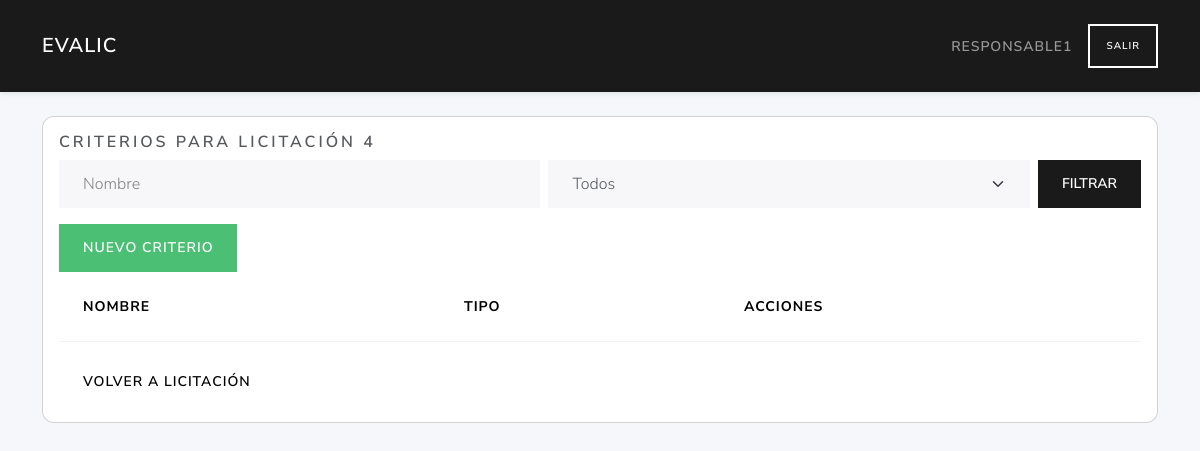
Before: /criterios/4 (signed in) with the older database file.
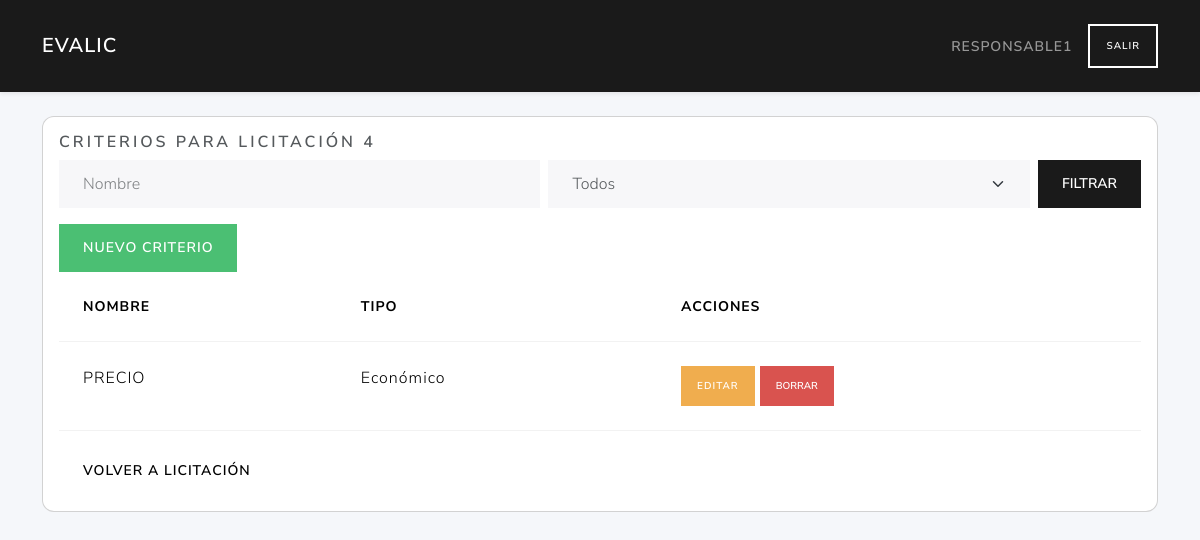
After: the same page with the newer database file.
### tables this page shows
CREATE TABLE criterios (
        id  INTEGER PRIMARY KEY AUTOINCREMENT,
        NombreCriterio TEXT NOT NULL,
        descripcion TEXT,
        peso INTEGER,
        PrecioBase INTEGER,
        PuntuacionMaxima INTEGER,                          
        tipocriterio_id INTEGER NOT NULL,
        licitacion_id INTEGER NOT NULL,
        formula_id INTEGER,                          
        FOREIGN KEY (tipocriterio_id) REFERENCES tipo_criterios(id)
        FOREIGN KEY (licitacion_id) REFERENCES licitaciones(id)
        FOREIGN KEY (formula_id) REFERENCES formulas(id)                                                             
    );

CREATE TABLE tipo_criterios (
        id INTEGER PRIMARY KEY AUTOINCREMENT,
        TipoCriterio TEXT NOT NULL UNIQUE CHECK(TipoCriterio IN ('Técnico','Económico'))
    );

### routes/criterios_routes.py (the view)
@criterios_bp.route('/<int:lic_id>')
def index(lic_id):
    if 'user_id' not in session:
        return redirect(url_for('auth.login'))
    db = get_db(current_app)
    items = listar(db, lic_id)
    filtro_nombre = request.args.get('filtro_nombre', '').strip()
    filtro_tipo   = request.args.get('filtro_tipo', '')
    if filtro_nombre:
        items = [
            c for c in items
            if filtro_nombre.lower() in (c['NombreCriterio'] or '').lower()
        ]
    if filtro_tipo:
        items = [
            c for c in items
            if c['TipoCriterio'] == filtro_tipo
        ]
    tipo_filtros = [t['TipoCriterio'] for t in tipos(db)]
    return render_template(
        'criterios/index.html',
        criterios=items,
        lic_id=lic_id,
        tipo_opts=tipo_filtros,  # ahora es lista de strings, no Rows
        request=request
    )

### app.py (called while the page is built)
def create_app():
    app = Flask(__name__)
    app.permanent_session_lifetime = timedelta(hours=1)  # Sesión permanente por 1 hora
    app.config.from_object(Config)
    @app.context_processor
    def utility_processor():
        from flask import request, url_for
        def url_for_other_page(page):
            args = request.args.copy()
            args['page'] = page
            return url_for('licitaciones.index', **args)
        return dict(url_for_other_page=url_for_other_page)
    app.teardown_appcontext(close_connection)
    with app.app_context():
        init_db(app)
    app.register_blueprint(auth_bp)
    app.register_blueprint(user_bp)
    app.register_blueprint(licitaciones_bp)
    app.register_blueprint(ofertas_bp)
    app.register_blueprint(licitantes_bp)
    app.register_blueprint(evaluador_bp)
    app.register_blueprint(criterios_bp)
    return app

### models/criterios_data.py (called while the page is built)
def list_tipo_criterios(db):
    return db.execute("SELECT * FROM tipo_criterios").fetchall()

### models/dao.py (called while the page is built)
def close_connection(exception):
    db = getattr(g, '_database', None)
    if db is not None:
        db.close()

### services/criterio_service.py (called while the page is built)
def listar(db, lic_id):
    return list_criterios(db, lic_id)

def tipos(db):
    return list_tipo_criterios(db)

### templates/criterios/index.html (shortened to what this page needs)
{% extends "base.html" %}
{% block content %}
<div class="card">
  <div class="card-body">
    <h5 class="card-title">Criterios para Licitación {{ lic_id }}</h5>
    <form method="get" class="row g-2 mb-3 align-items-end">
     <div class="col">
       <input
         type="text"
         class="form-control"
         id="filtro_nombre"
         name="filtro_nombre"
         placeholder="Nombre"
         value="{{ request.args.get('filtro_nombre','') }}"
      >
     </div>
     <div class="col">
       <select
         class="form-select"
         id="filtro_tipo"
         name="filtro_tipo"
      >
         <option value="">Todos</option>
       </select>
     </div>
     <div class="col-auto ms-auto">
       <button type="submit" class="btn btn-primary">Filtrar</button>
     </div>
   </form>
    <a href="{{ url_for('criterios.create_criterio_route', lic_id=lic_id) }}" class="btn btn-success mb3">Nuevo Criterio</a>
    <table class="table">
      <thead>
        <tr>
          <th>Nombre</th><th>Tipo</th><th>Acciones</th>
        </tr>
      </thead>
      <tbody>
        {% for c in criterios %}
        <tr>
          <td>{{ c.NombreCriterio }}</td>
          <td>{{ c.TipoCriterio }}</td>
          <td>
            <a href="{{ url_for('criterios.edit_criterio_route', lic_id=lic_id, crit_id=c.id) }}" class="btn btn-sm btn-warning">Editar</a>
            <form method="post" action="{{ url_for('criterios.delete_criterio_route', lic_id=lic_id, crit_id=c.id) }}" style="display:inline">
              <button type="submit" class="btn btn-sm btn-danger" onclick="return confirm('¿Eliminar criterio?')">Borrar</button>
            </form>
          </td>
        </tr>
        {% endfor %}
      </tbody>
    </table>
    <a href="{{ url_for('licitaciones.edit_licitacion_route', lic_id=lic_id) }}" class="btn btn-secondary">Volver a Licitación</a>
  </div>
</div>
{% endblock %}

Changed rows visible on the page:
added criterios: NombreCriterio "PRECIO", TipoCriterio "Económico"
